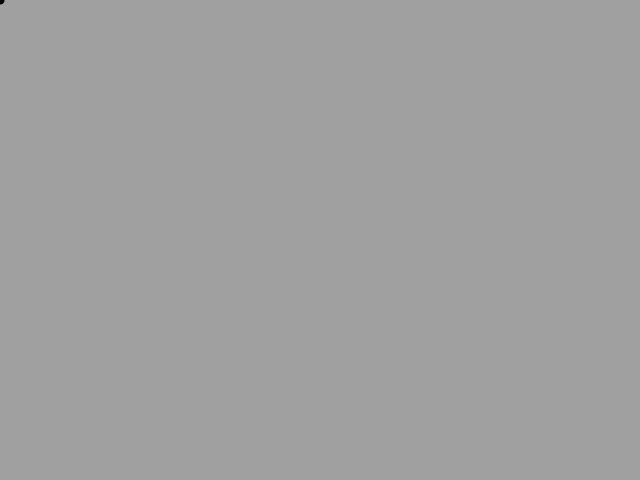
Frame 1 (no input)
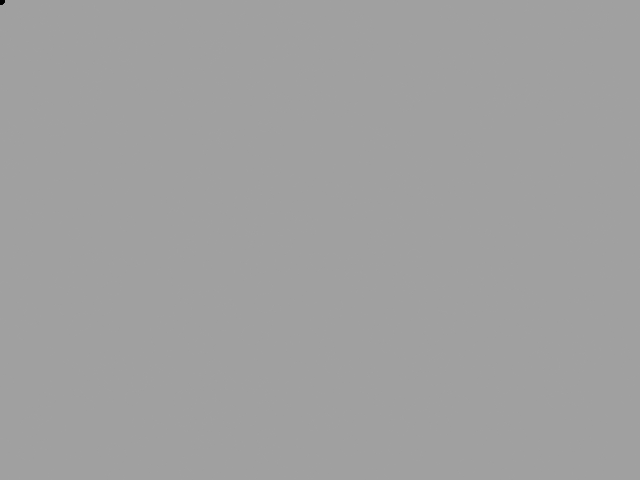
Frame 60 (the mouse pressed at the canvas centre just before this capture)
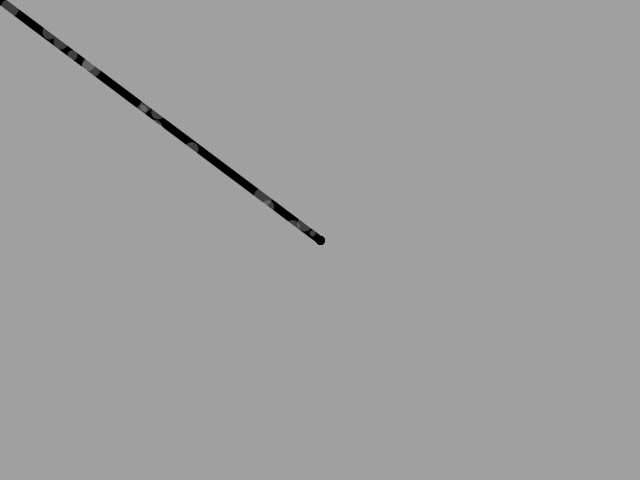
Frame 120 (the mouse held since frame 60 and released just before this capture)

The Processing sketch that drew these frames (run headless with seeded random() and noise(); from frame 60 on, the mouse is pressed at the canvas centre):

// Processing sketch: processing_12161
// ── processing_12161.pde

// watercolor rain by ben chun
// 16 September 2010

void setup()
{
  size(640,480);
  background(160);
  noStroke();
  smooth();
}

void draw()
{
  fill(160, 100);
  noStroke();
  int numDrops = (int)random(5,25); 
  for(int i=0; i<numDrops; i++)
  {
    raindrop();
  }
  stroke(0);
  strokeWeight(8);
  line(pmouseX, pmouseY, mouseX, mouseY);
}

void raindrop()
{
  float d = random(5, 20);
  ellipse(random(0, width), random(0,height), d, d);
}
